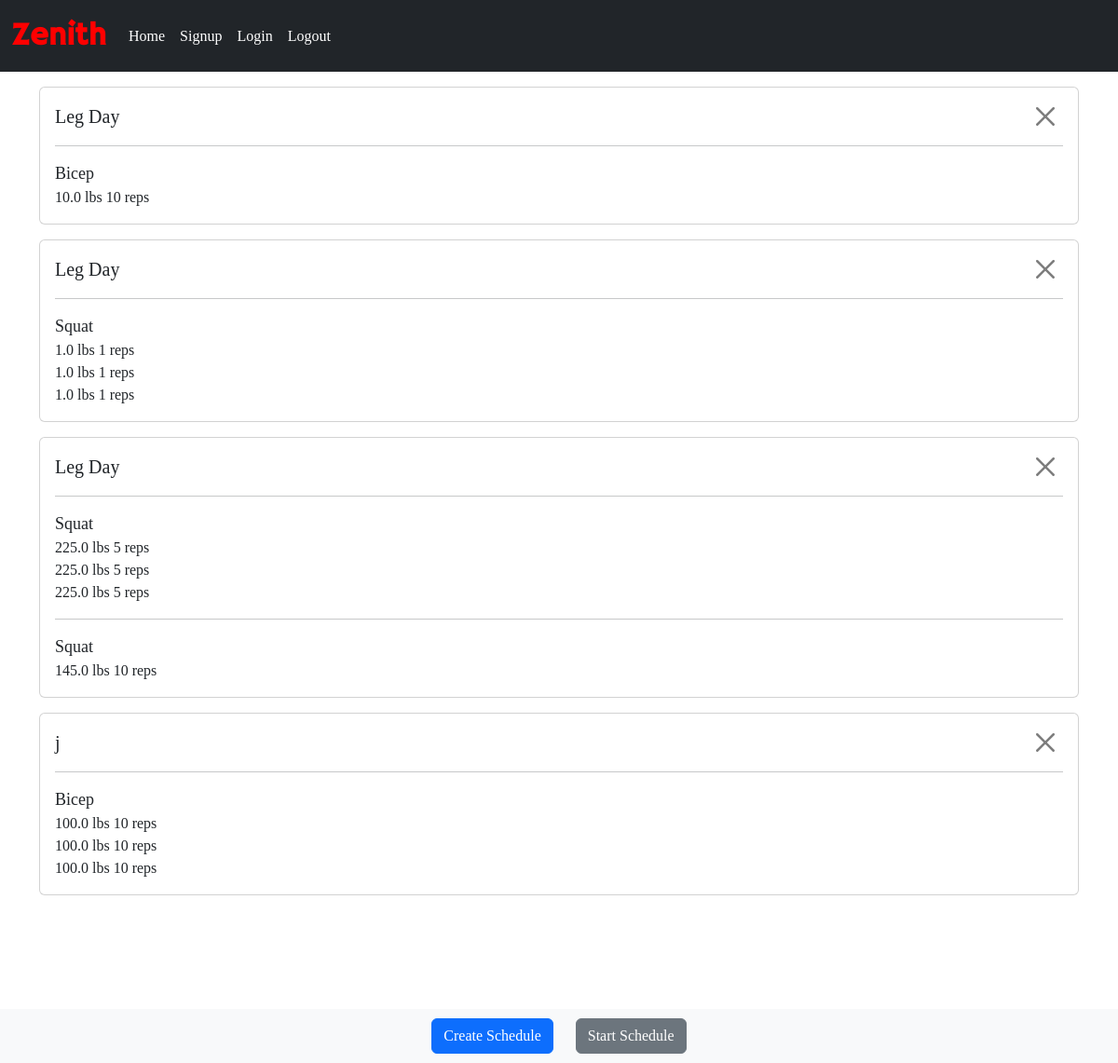
Screenshot of /home (signed in) with the database file from the repository.
### website/models.py (models this page shows)
class Schedule(db.Model, UserMixin):
    id = db.Column(db.Integer, primary_key=True)
    schedule_name = db.Column(db.String(100), nullable=False)
    date_created = db.Column(db.DateTime, default=datetime.utcnow(), nullable=False)
    user_id = db.Column(db.Integer, db.ForeignKey('user.id'), nullable=False)
    exercises = db.relationship('Exercise', backref='schedule', lazy=True)

class Exercise(db.Model, UserMixin):
    id = db.Column(db.Integer, primary_key=True)
    exercise_name = db.Column(db.String(100), nullable=False)
    schedule_id = db.Column(db.Integer, db.ForeignKey('schedule.id'))
    user_id = db.Column(db.Integer, db.ForeignKey('user.id'), nullable=False)
    sets = db.relationship('Set', backref='exercise', lazy=True)

class Set(db.Model, UserMixin):
    id = db.Column(db.Integer, primary_key=True)
    reps = db.Column(db.Integer, nullable=False)
    weight = db.Column(db.Float, nullable=False)
    exercise_id = db.Column(db.Integer, db.ForeignKey('exercise.id'), nullable=False)
    user_id = db.Column(db.Integer, db.ForeignKey('user.id'), nullable=False)

### website/training.py (the view)
@training.route("/", methods=['POST', 'GET'])
@training.route("/home", methods=['POST', 'GET'])
@login_required
def home():
    schedules = Schedule.query.filter_by(user_id=current_user.id).all()
    exercises = Exercise.query.filter_by(user_id=current_user.id).all()
    sets = Set.query.filter_by(user_id=current_user.id).all()
    return render_template("index.html", schedules=schedules, exercises=exercises, sets=sets, current_user=current_user)

### website/__init__.py (called while the page is built)
def create_app():
    app = Flask(__name__)
    app.config["SQLALCHEMY_DATABASE_URI"] = "sqlite:///project.db"
    app.config['SECRET_KEY'] = 'mbgodbnfvojvnseofefqwdqwifgbjdfsnf'
    db.init_app(app)
    from .auth import auth
    app.register_blueprint(auth)
    from .training import training
    app.register_blueprint(training)
    from .models import User
    create_database(app)
    login_manager.login_view = "auth.login"
    login_manager.login_message = "You must be signed in to reach this page!"
    login_manager.login_message_category = "danger"
    login_manager.init_app(app)
    @login_manager.user_loader
    def load_user(id):
        return User.query.get(int(id))
    return app

### website/templates/index.html (shortened to what this page needs)
{% extends 'base.html' %}
{% block content %}
<div class="container" style="margin-bottom: 15%;">
    {% for schedule in schedules %}
    <div id="schedule_{{ schedule.id }}" class="card clickable p-3 mt-3" onclick="selectSchedule({{ schedule.id }})">
        <div class="schedule-name">
            {{ schedule.schedule_name }}
            <div class="btnDiv d-inline">
                <button class="btn-close"  onclick="deleteSchedule({{schedule.id}})"></button>
            </div>
        </div>
        <div class="exercise-name">
            {% for exercise in exercises %}
                {% if exercise.schedule_id == schedule.id %}
                <hr>
                    {{ exercise.exercise_name }}
                    <div class="set-data">
                        {% for set in sets %}
                            {% if set.exercise_id == exercise.id %}
                                <div>{{ set.weight }} lbs {{ set.reps }} reps</div>
                            {% endif %}
                        {% endfor %}
                    </div>
                {% endif %}
            {% endfor %}
        </div>
    </div>
    {% endfor %}
</div>
<div class="bottom-row">
    <div class="container">
        <div class="row justify-content-center">
            <div class="col-auto">
                <a href="/schedule/create"><button class="btn btn-primary">Create Schedule</button></a>
            </div>
            <div class="col-auto">
                <button onclick="startSelectedSchedule()" class="btn btn-secondary">Start Schedule</button>
            </div>
        </div>
    </div>
</div>
{% endblock %}

### website/templates/index.html (style rules this page uses)
.bottom-row { position: fixed; bottom: 0; width: 100%; background-color: #f8f9fa; padding: 10px; text-align: center; }
.clickable { cursor: pointer; }
.btnDiv { position: absolute; right: 20px; }
.schedule-name { font-size: 20px; }
.exercise-name { font-size: 18px; }
.set-data { font-size: 16px; }

### rows the page displays
Schedule: schedule_name "Leg Day"
Exercise: exercise_name "Bicep"
Set: weight "10.0", reps "10"
Schedule: schedule_name "Leg Day"
Exercise: exercise_name "Squat"
Set: weight "1.0", reps "1"
Set: weight "1.0", reps "1"
Set: weight "1.0", reps "1"
Schedule: schedule_name "Leg Day"
Exercise: exercise_name "Squat"
Set: weight "225.0", reps "5"
Set: weight "225.0", reps "5"
Set: weight "225.0", reps "5"
Exercise: exercise_name "Squat"
Set: weight "145.0", reps "10"
Schedule: schedule_name "j"
Exercise: exercise_name "Bicep"
Set: weight "100.0", reps "10"
Set: weight "100.0", reps "10"
Set: weight "100.0", reps "10"
